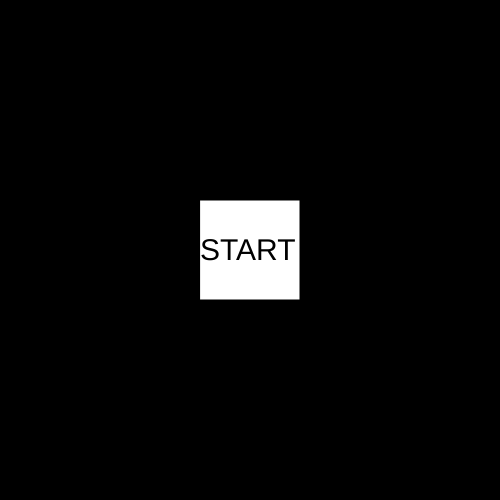
Frame 1 (no input)
Frame 60 (no input): identical to frame 1, image omitted
Frame 120 (the mouse pressed at the canvas centre since frame 60): identical to frame 1, image omitted

The p5.js sketch that drew this single still picture (run headless with seeded random() and noise() and a simulated clock; from frame 60 on, the mouse is pressed at the canvas centre):

// p5.js sketch
// ── sketch.js
let XPosBall = 250;
let YPosBall = 250;
let xSpeed;
let ySpeed;
let xDirection = 1;
let yDirection = 1;

let state = "1";

let score = 0
let brickArray = []
let randNum;


function setup() {
   createCanvas(500, 500);
   background(0);
   xSpeed = random(-5, 5);
   ySpeed = random(-5, 5);
   rectMode(CENTER);
}

// Game State Changes to STATE 2 if User clicks on the "START" Square in STATE 1
function mouseClicked(){
  if(mouseX > 150 && mouseX < 350 && mouseY < 350 && mouseY > 50){
    state = "2";
  } 
}


function draw() {
  //State --> START
  if(state == "1"){
    background(0);
    rect(250, 250, 100, 100);
    textSize(30);
    text("START", 200, 260);

    

  }

  else if (state == "2"){
    background(0);


    fill(0, 255, 0);
    ellipse(XPosBall, YPosBall, 25, 25);

    textSize(15);
    text("Score: " + score, 50, 50);

    //Movement of the Ball
    XPosBall += xSpeed * xDirection;
    YPosBall += ySpeed * yDirection;
   
    //If ball touches the border, bounces back.
    if(XPosBall > 487.5 || XPosBall < 12.5){
      xDirection *= -1;
    
    }
    if(YPosBall < 12.5){
      yDirection *= -1;
    }

    //Paddle
    fill(0, 0, 255);
    rect(mouseX, 475, 50, 5);

   
    //If Ball touches Paddle, bounces back, changes yDirection, speeds up, and score increases.
    if(YPosBall > 462.5 && XPosBall > mouseX - 25 && XPosBall < mouseX + 25){
     yDirection *= -1;
     ySpeed -= yDirection;
     xSpeed -= xDirection;
     score++;
    }

    //If Ball goes past the paddle and to the void, spawn back.
    if(YPosBall > 512.5) {
     XPosBall = 250;
     YPosBall = 250;
     score -= 1;
    }
    
    //If Score < 0 then change game state to STATE 3
    if(score < 0){
      state = "3";
    }

    //If Score = 10 then change game state to STATE 4
    if(score == 10){
      state = "4";
    }

    }

  // GAME STATE 3 --> LOSE
  else if(state == "3"){
      background(0);
      fill(255, 255, 255);
      rect(250, 250, 200, 100);
      fill(255, 0, 0);
      textSize(30);
      text("YOU LOSE!", 167.5, 260);
   
   }

  // GAME STATE 4 --> WIN
  else if(state == "4"){
      background(0);
      fill(255, 255, 255);
      rect(250, 250, 200, 100);
      fill(255, 0, 0);
      textSize(30);
      text("YOU WIN!!!", 167.5, 260);
  }

}
